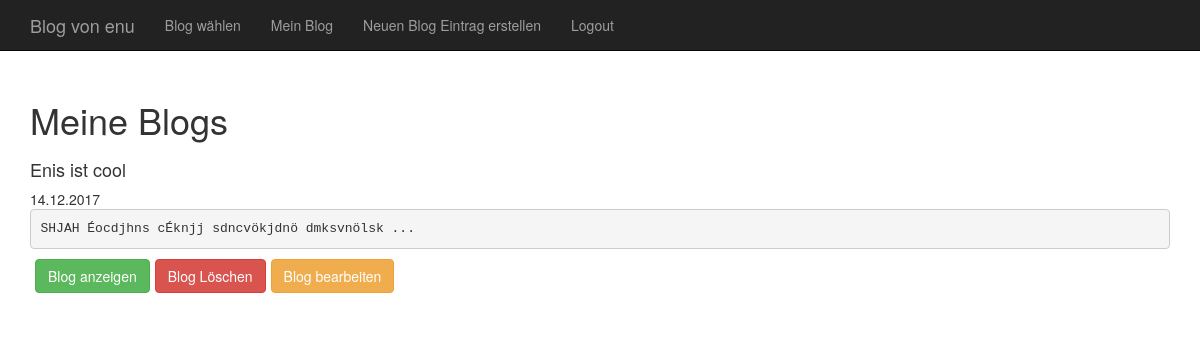
Before: /index.php?function=entriesMember&bid=5 (signed in) with the older database file.
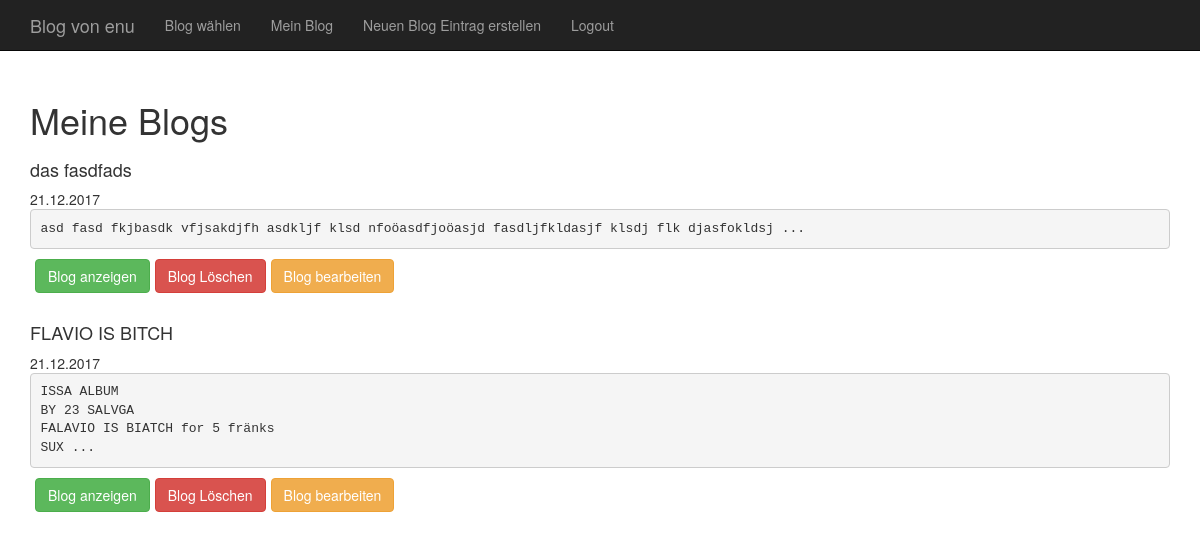
After: the same page with the newer database file.
### tables this page shows
CREATE TABLE "user" (
	`uid`	INTEGER PRIMARY KEY AUTOINCREMENT,
	`name`	TEXT,
	`email`	TEXT NOT NULL UNIQUE,
	`password`	TEXT NOT NULL,
	`role`	INTEGER NOT NULL
);

CREATE TABLE `entry` (
	`eid`	INTEGER PRIMARY KEY AUTOINCREMENT,
	`uid`	INTEGER NOT NULL,
	`tid`	INTEGER,
	`datetime`	INTEGER NOT NULL,
	`title`	TEXT NOT NULL,
	`content`	TEXT NOT NULL,
	`picture1`	TEXT,
	`picture2`	TEXT,
	`picture3`	TEXT,
	FOREIGN KEY(`uid`) REFERENCES `user`(`uid`),
	FOREIGN KEY(`tid`) REFERENCES `topic`(`tid`)
);

### include/functions_db.php (called while the page is built, shortened)
<?php
function getUserName($uid) {
    $db = getValue('cfg_db');
    $result = $db->query("SELECT name, email FROM user WHERE uid=".$uid);
    if ($user = $result->fetchArray()) {
        if (strlen($user[0]) > 0) return $user[0];
        else return $user[1];
    } else return "";
}
function getEntries($uid) {
    $alle = [];
    $db = getValue('cfg_db');
    $entries = $db->query("SELECT eid, datetime, title, content, picture1, picture2, picture3 FROM entry WHERE uid=$uid ORDER BY eid DESC");
    while ($entry = $entries->fetchArray()) {
        $alle[] = $entry;
    }
    return $alle;
}
?>

### entriesMember.php (the view)
<?php
if(getUserId() == true) {
    echo '<h1>Meine Blogs<h1>';
    $entries = getEntries($blogId);
    if ($entries == NULL) {
        echo "Sie haben noch keinen Blog erstellt";
        echo '<a href="index.php?function=entriesMemberCreate&bid='.$blogId.'">Blog erstellen </a>';
    } else {
        foreach ($entries as $entry => $blogs) {
            $content =  preg_replace("/[^ ]*$/", '', substr($blogs['content'], 0, 100));
            $content = "<pre>".$content.'...'."</pre>";
            echo "<h4>".$blogs['title']."</h4>";
            echo date('d.m.Y',$blogs['datetime'])."<br>";
            echo $content;
            echo '<a style="margin-left: 5px;" class="btn btn-success" href="index.php?function=entriesMemberDetails&bid='.$blogId.'&eid='.$blogs['eid'].'">Blog anzeigen </a>';
            echo '<a style="margin-left: 5px;" class="btn btn-danger" onclick="return confirmDelete()" href="index.php?function=entriesMemberDelete&bid='.$blogId.'&eid='.$blogs['eid'].'">Blog Löschen </a>';
            echo '<a style="margin-left: 5px;" class="btn btn-warning" href="index.php?function=entriesMemberEdit&bid='.$blogId.'&eid='.$blogs['eid'].'">Blog bearbeiten </a>';
            echo "<br>"."<br>";
        }
    }
} else {
    die('Bitte zuerst <a href="index.php?function=login">einloggen</a>');
}
?>

### index.php (shortened to what this page needs)
<?php
require_once("include/functions.php");
require_once("include/functions_db.php");
if (isset($_GET['function'])) $function = $_GET['function'];
else $function = "login";
if (isset($_GET['bid'])) $blogId = $_GET['bid'];
else $blogId = 0;
?>
<!DOCTYPE html>
<html lang="de">
<head>
  <link href="css/bootstrap.min.css" rel="stylesheet" />
</head>
<body>
  <nav class="navbar navbar-inverse navbar-fixed-top">
	<div class="container">
      <div class="navbar-header">
		<a class="navbar-brand"><?= getMenuTitle($blogId); ?></a>
      </div>
      <ul class="nav navbar-nav">
		<?= getMenu($blogId); ?>
      </ul>
	</div>
  </nav>
  <div class="container" style="margin-top:80px">
  <?php
  require_once("$function.php");
  ?>
  </div>
</body>
</html>

### include/functions.php (shortened to what this page needs)
<?php
function getUserId() {
    if (isset($_SESSION['uid'])){
        return $_SESSION['uid'];
    } else{
        return 0;
    }
}
function getMenuTitle ($blogId){
    if ($blogId > 0) return "Blog von ".getUserName($blogId);
    else return "Blog";
}
function getMenu($blogId){
    if ($blogId >= 0) {
        echo "<li><a href='index.php?function=blogs&bid=$blogId'>Blog wählen</a></li>";
        if (isset($_SESSION['uid'])){
            echo "<li><a href='index.php?function=entriesMember&bid=".$_SESSION['uid']."'>Mein Blog</a></li>";
            echo "<li><a href='index.php?function=entriesMemberCreate&bid=".$_SESSION['uid']."'>Neuen Blog Eintrag erstellen</a></li>";
            echo "<li><a href='index.php?function=logout&bid=$blogId'>Logout</a></li>";
        }
    }
    else {
        $blogId = 0;
    }
}
?>

Changed rows visible on the page:
removed entry: title "Enis ist cool", datetime "14.12.2017", content "SHJAH Éocdjhns cÉknjj sdncvökjdnö dmksvnölsk"
added entry: title "das fasdfads", datetime "21.12.2017", content "asd fasd fkjbasdk vfjsakdjfh asdkljf klsd nfoöasdfjoöasjd fasdljfkldasjf klsdj flk djasfokldsj"
added entry: title "FLAVIO IS BITCH", datetime "21.12.2017", content "ISSA ALBUM BY 23 SALVGA FALAVIO IS BIATCH for 5 fränks SUX"
